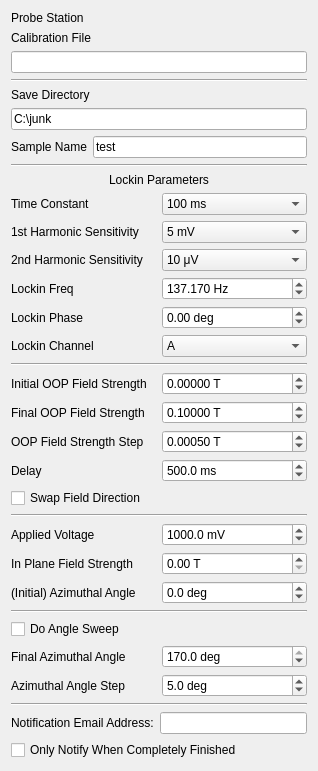
<?xml version="1.0" encoding="UTF-8"?>
<ui version="4.0">
 <class>Form</class>
 <widget class="QWidget" name="Form">
  <property name="geometry">
   <rect>
    <x>0</x>
    <y>0</y>
    <width>318</width>
    <height>728</height>
   </rect>
  </property>
  <property name="windowTitle">
   <string>Form</string>
  </property>
  <layout class="QVBoxLayout" name="verticalLayout">
   <item>
      <layout class="QGridLayout" name="station_params">
       <item row="0" column="0">
        <widget class="QLabel" name="label_12">
         <property name="enabled">
          <bool>true</bool>
         </property>
         <property name="text">
          <string>Probe Station</string>
         </property>
        </widget>
       </item>
       <item row="0" column="1">
        <widget class="QLabel" name="station_name">
         <property name="enabled">
          <bool>true</bool>
         </property>
        </widget>
       </item>
       <item row="2" column="0" colspan="2">
        <widget class="QLineEdit" name="calib_file"/>
       </item>
       <item row="1" column="0">
        <widget class="QLabel" name="label_12">
         <property name="enabled">
          <bool>true</bool>
         </property>
         <property name="text">
          <string>Calibration File</string>
         </property>
        </widget>
       </item>
      </layout>
     </item>
   <item>
    <widget class="Line" name="line">
     <property name="orientation">
      <enum>Qt::Horizontal</enum>
     </property>
    </widget>
   </item>
   <item>
    <layout class="QGridLayout" name="save_params">
     <item row="2" column="0">
      <widget class="QLabel" name="label_12">
       <property name="enabled">
        <bool>true</bool>
       </property>
       <property name="text">
        <string>Sample Name</string>
       </property>
      </widget>
     </item>
     <item row="1" column="0" colspan="2">
      <widget class="QLineEdit" name="save_dir">
       <property name="text">
        <string>C:\junk</string>
       </property>
       <property name="placeholderText">
        <string>C:\Users\</string>
       </property>
      </widget>
     </item>
     <item row="2" column="1">
      <widget class="QLineEdit" name="sample_name">
       <property name="text">
        <string>test</string>
       </property>
       <property name="placeholderText">
        <string>test</string>
       </property>
      </widget>
     </item>
     <item row="0" column="0" colspan="2">
      <widget class="QLabel" name="label_8">
       <property name="text">
        <string>Save Directory</string>
       </property>
      </widget>
     </item>
    </layout>
   </item>
   <item>
    <widget class="Line" name="line_3">
     <property name="orientation">
      <enum>Qt::Horizontal</enum>
     </property>
    </widget>
   </item>
   <item>
    <layout class="QGridLayout" name="lockin_params">
     <item row="0" column="0" colspan="2">
      <widget class="QLabel" name="label_7">
       <property name="text">
        <string>Lockin Parameters</string>
       </property>
       <property name="alignment">
        <set>Qt::AlignCenter</set>
       </property>
      </widget>
     </item>

     <item row="4" column="1">
      <widget class="QDoubleSpinBox" name="lockin_freq">
       <property name="suffix">
        <string> Hz</string>
       </property>
       <property name="decimals">
        <number>3</number>
       </property>
       <property name="maximum">
        <double>10000.000000000000000</double>
       </property>
       <property name="value">
        <double>137.1700000000000000</double>
       </property>
       <property name="singleStep">
        <double>0.00100000000000</double>
       </property>
      </widget>
     </item>
     <item row="5" column="0">
      <widget class="QLabel" name="label_13">
       <property name="text">
        <string>Lockin Phase</string>
       </property>
      </widget>
     </item>
     <item row="5" column="1">
      <widget class="QDoubleSpinBox" name="lockin_phase">
       <property name="suffix">
        <string> deg</string>
       </property>
       <property name="decimals">
        <number>2</number>
       </property>
       <property name="maximum">
        <double>360.000000000000000</double>
       </property>
       <property name="minimum">
        <double>-360.000000000000000</double>
       </property>
       <property name="value">
        <double>0.00000000000000</double>
       </property>
       <property name="singleStep">
        <double>0.00100000000000</double>
       </property>
      </widget>
     </item>
     <item row="4" column="0">
      <widget class="QLabel" name="label_13">
       <property name="text">
        <string>Lockin Freq</string>
       </property>
      </widget>
     </item>
    <item row="6" column="0">
      <widget class="QLabel" name="label_13">
       <property name="text">
        <string>Lockin Channel</string>
       </property>
      </widget>
     </item>
      <item row="6" column="1">
      <widget class="QComboBox" name="lockin_channel">
       <property name="editable">
        <bool>false</bool>
       </property>
       <property name="currentIndex">
        <number>0</number>
       </property>
       <item>
        <property name="text">
         <string>A</string>
        </property>
       </item>
       <item>
        <property name="text">
         <string>A-B</string>
        </property>
       </item>
      </widget>
     </item>
     <item row="3" column="0">
      <widget class="QLabel" name="label_11">
       <property name="text">
        <string>2nd Harmonic Sensitivity</string>
       </property>
      </widget>
     </item>
     <item row="2" column="1">
      <widget class="QComboBox" name="sensitivity1">
       <property name="editable">
        <bool>false</bool>
       </property>
       <property name="currentIndex">
        <number>20</number>
       </property>
       <item>
        <property name="text">
         <string>0 V</string>
        </property>
       </item>
       <item>
        <property name="text">
         <string>2 nV</string>
        </property>
       </item>
       <item>
        <property name="text">
         <string>5 nV</string>
        </property>
       </item>
       <item>
        <property name="text">
         <string>10 nV</string>
        </property>
       </item>
       <item>
        <property name="text">
         <string>20 nV</string>
        </property>
       </item>
       <item>
        <property name="text">
         <string>50 nV</string>
        </property>
       </item>
       <item>
        <property name="text">
         <string>100 nV</string>
        </property>
       </item>
       <item>
        <property name="text">
         <string>200 nV</string>
        </property>
       </item>
       <item>
        <property name="text">
         <string>500 nV</string>
        </property>
       </item>
       <item>
        <property name="text">
         <string>1 μV</string>
        </property>
       </item>
       <item>
        <property name="text">
         <string>2 μV</string>
        </property>
       </item>
       <item>
        <property name="text">
         <string>5 μV</string>
        </property>
       </item>
       <item>
        <property name="text">
         <string>10 μV</string>
        </property>
       </item>
       <item>
        <property name="text">
         <string>20 μV</string>
        </property>
       </item>
       <item>
        <property name="text">
         <string>50 μV</string>
        </property>
       </item>
       <item>
        <property name="text">
         <string>100 μV</string>
        </property>
       </item>
       <item>
        <property name="text">
         <string>200 μV</string>
        </property>
       </item>
       <item>
        <property name="text">
         <string>500 μV</string>
        </property>
       </item>
       <item>
        <property name="text">
         <string>1 mV</string>
        </property>
       </item>
       <item>
        <property name="text">
         <string>2 mV</string>
        </property>
       </item>
       <item>
        <property name="text">
         <string>5 mV</string>
        </property>
       </item>
       <item>
        <property name="text">
         <string>10 mV</string>
        </property>
       </item>
       <item>
        <property name="text">
         <string>20 mV</string>
        </property>
       </item>
       <item>
        <property name="text">
         <string>50 mV</string>
        </property>
       </item>
       <item>
        <property name="text">
         <string>100 mV</string>
        </property>
       </item>
       <item>
        <property name="text">
         <string>200 mV</string>
        </property>
       </item>
       <item>
        <property name="text">
         <string>500 mV</string>
        </property>
       </item>
       <item>
        <property name="text">
         <string>1 V</string>
        </property>
       </item>
      </widget>
     </item>
     <item row="2" column="0">
      <widget class="QLabel" name="label_2">
       <property name="text">
        <string>1st Harmonic Sensitivity</string>
       </property>
      </widget>
     </item>
     <item row="1" column="0">
      <widget class="QLabel" name="label_3">
       <property name="text">
        <string>Time Constant</string>
       </property>
      </widget>
     </item>
     <item row="1" column="1">
      <widget class="QComboBox" name="time_constant">
       <property name="currentText">
        <string>100 ms</string>
       </property>
       <property name="currentIndex">
        <number>11</number>
       </property>
       <item>
        <property name="text">
         <string>10 μs</string>
        </property>
       </item>
       <item>
        <property name="text">
         <string>20 μs</string>
        </property>
       </item>
       <item>
        <property name="text">
         <string>40 μs</string>
        </property>
       </item>
       <item>
        <property name="text">
         <string>80 μs</string>
        </property>
       </item>
       <item>
        <property name="text">
         <string>160 μs</string>
        </property>
       </item>
       <item>
        <property name="text">
         <string>320 μs</string>
        </property>
       </item>
       <item>
        <property name="text">
         <string>640 μs</string>
        </property>
       </item>
       <item>
        <property name="text">
         <string>5 ms</string>
        </property>
       </item>
       <item>
        <property name="text">
         <string>10 ms</string>
        </property>
       </item>
       <item>
        <property name="text">
         <string>20 ms</string>
        </property>
       </item>
       <item>
        <property name="text">
         <string>50 ms</string>
        </property>
       </item>
       <item>
        <property name="text">
         <string>100 ms</string>
        </property>
       </item>
       <item>
        <property name="text">
         <string>200 ms</string>
        </property>
       </item>
       <item>
        <property name="text">
         <string>500 ms</string>
        </property>
       </item>
       <item>
        <property name="text">
         <string>1 s</string>
        </property>
       </item>
       <item>
        <property name="text">
         <string>2 s</string>
        </property>
       </item>
       <item>
        <property name="text">
         <string>5 s</string>
        </property>
       </item>
       <item>
        <property name="text">
         <string>10 s</string>
        </property>
       </item>
       <item>
        <property name="text">
         <string>20 s</string>
        </property>
       </item>
       <item>
        <property name="text">
         <string>50 s</string>
        </property>
       </item>
       <item>
        <property name="text">
         <string>100 s</string>
        </property>
       </item>
       <item>
        <property name="text">
         <string>200 s</string>
        </property>
       </item>
       <item>
        <property name="text">
         <string>500 s</string>
        </property>
       </item>
       <item>
        <property name="text">
         <string>1 ks</string>
        </property>
       </item>
       <item>
        <property name="text">
         <string>2 ks</string>
        </property>
       </item>
       <item>
        <property name="text">
         <string>5 ks</string>
        </property>
       </item>
       <item>
        <property name="text">
         <string>10 ks</string>
        </property>
       </item>
       <item>
        <property name="text">
         <string>20 ks</string>
        </property>
       </item>
       <item>
        <property name="text">
         <string>50 ks</string>
        </property>
       </item>
      </widget>
     </item>
     <item row="3" column="1">
      <widget class="QComboBox" name="sensitivity2">
       <property name="currentIndex">
        <number>12</number>
       </property>
       <item>
        <property name="text">
         <string>0 V</string>
        </property>
       </item>
       <item>
        <property name="text">
         <string>2 nV</string>
        </property>
       </item>
       <item>
        <property name="text">
         <string>5 nV</string>
        </property>
       </item>
       <item>
        <property name="text">
         <string>10 nV</string>
        </property>
       </item>
       <item>
        <property name="text">
         <string>20 nV</string>
        </property>
       </item>
       <item>
        <property name="text">
         <string>50 nV</string>
        </property>
       </item>
       <item>
        <property name="text">
         <string>100 nV</string>
        </property>
       </item>
       <item>
        <property name="text">
         <string>200 nV</string>
        </property>
       </item>
       <item>
        <property name="text">
         <string>500 nV</string>
        </property>
       </item>
       <item>
        <property name="text">
         <string>1 μV</string>
        </property>
       </item>
       <item>
        <property name="text">
         <string>2 μV</string>
        </property>
       </item>
       <item>
        <property name="text">
         <string>5 μV</string>
        </property>
       </item>
       <item>
        <property name="text">
         <string>10 μV</string>
        </property>
       </item>
       <item>
        <property name="text">
         <string>20 μV</string>
        </property>
       </item>
       <item>
        <property name="text">
         <string>50 μV</string>
        </property>
       </item>
       <item>
        <property name="text">
         <string>100 μV</string>
        </property>
       </item>
       <item>
        <property name="text">
         <string>200 μV</string>
        </property>
       </item>
       <item>
        <property name="text">
         <string>500 μV</string>
        </property>
       </item>
       <item>
        <property name="text">
         <string>1 mV</string>
        </property>
       </item>
       <item>
        <property name="text">
         <string>2 mV</string>
        </property>
       </item>
       <item>
        <property name="text">
         <string>5 mV</string>
        </property>
       </item>
       <item>
        <property name="text">
         <string>10 mV</string>
        </property>
       </item>
       <item>
        <property name="text">
         <string>20 mV</string>
        </property>
       </item>
       <item>
        <property name="text">
         <string>50 mV</string>
        </property>
       </item>
       <item>
        <property name="text">
         <string>100 mV</string>
        </property>
       </item>
       <item>
        <property name="text">
         <string>200 mV</string>
        </property>
       </item>
       <item>
        <property name="text">
         <string>500 mV</string>
        </property>
       </item>
       <item>
        <property name="text">
         <string>1 V</string>
        </property>
       </item>
      </widget>
     </item>
    </layout>
   </item>
   <item>
    <widget class="Line" name="line">
     <property name="orientation">
      <enum>Qt::Horizontal</enum>
     </property>
    </widget>
   </item>
   <item>
    <layout class="QGridLayout" name="initial_params">
     <item row="0" column="1">
      <widget class="QDoubleSpinBox" name="field_OOP_strength_start">
       <property name="suffix">
        <string> T</string>
       </property>
       <property name="decimals">
        <number>5</number>
       </property>
       <property name="minimum">
        <double>-0.270000000000000</double>
       </property>
       <property name="maximum">
        <double>0.270000000000000</double>
       </property>
       <property name="singleStep">
        <double>0.000010000000000</double>
       </property>
      </widget>
     </item>
     <item row="1" column="1">
      <widget class="QDoubleSpinBox" name="field_OOP_strength_end">
       <property name="suffix">
        <string> T</string>
       </property>
       <property name="decimals">
        <number>5</number>
       </property>
       <property name="minimum">
        <double>-0.300000000000000</double>
       </property>
       <property name="maximum">
        <double>0.300000000000000</double>
       </property>
       <property name="singleStep">
        <double>0.001000000000000</double>
       </property>
       <property name="value">
        <double>0.100000000000000</double>
       </property>
      </widget>
     </item>
     <item row="0" column="0">
      <widget class="QLabel" name="label_14">
       <property name="text">
        <string>Initial OOP Field Strength</string>
       </property>
      </widget>
     </item>
     <item row="2" column="0">
      <widget class="QLabel" name="label_9">
       <property name="text">
        <string>OOP Field Strength Step</string>
       </property>
      </widget>
     </item>
     <item row="1" column="0">
      <widget class="QLabel" name="label_19">
       <property name="text">
        <string>Final OOP Field Strength</string>
       </property>
      </widget>
     </item>
     <item row="3" column="0">
      <widget class="QLabel" name="label_15">
       <property name="text">
        <string>Delay</string>
       </property>
      </widget>
     </item>
     <item row="3" column="1">
      <widget class="QDoubleSpinBox" name="delay">
       <property name="suffix">
        <string> ms</string>
       </property>
       <property name="decimals">
        <number>1</number>
       </property>
       <property name="maximum">
        <double>20000.000000000000000</double>
       </property>
       <property name="value">
        <double>500.000000000000000</double>
       </property>
      </widget>
     </item>
     <item row="2" column="1">
      <widget class="QDoubleSpinBox" name="field_OOP_strength_step">
       <property name="suffix">
        <string> T</string>
       </property>
       <property name="decimals">
        <number>5</number>
       </property>
       <property name="minimum">
        <double>0.000000000000000</double>
       </property>
       <property name="maximum">
        <double>0.270000000000000</double>
       </property>
       <property name="singleStep">
        <double>0.000010000000000</double>
       </property>
       <property name="value">
        <double>0.000500000000000</double>
       </property>
      </widget>
     </item>
    </layout>
   </item>
   <item>
    <widget class="QCheckBox" name="field_swap">
     <property name="text">
      <string>Swap Field Direction</string>
     </property>
    </widget>
   </item>
   <item>
    <widget class="Line" name="line_4">
     <property name="orientation">
      <enum>Qt::Horizontal</enum>
     </property>
    </widget>
   </item>
   <item>
    <layout class="QGridLayout" name="gridLayout">
     <item row="1" column="0">
      <widget class="QLabel" name="label_10">
       <property name="text">
        <string>In Plane Field Strength</string>
       </property>
      </widget>
     </item>
     <item row="1" column="1">
      <widget class="QDoubleSpinBox" name="field_IP_strength">
       <property name="decimals">
        <number>2</number>
       </property>
       <property name="suffix">
        <string> T</string>
       </property>
       <property name="maximum">
        <double>0.200000000000000</double>
       </property>
       <property name="singleStep">
        <double>0.001000000000</double>
       </property>
      </widget>
     </item>
     <item row="2" column="1">
      <widget class="QDoubleSpinBox" name="azimuth_start">
       <property name="suffix">
        <string> deg</string>
       </property>
       <property name="decimals">
        <number>1</number>
       </property>
       <property name="maximum">
        <double>170.000000000000000</double>
       </property>
       <property name="singleStep">
        <double>0.500000000000000</double>
       </property>
       <property name="minimum">
        <double>-170.000000000000000</double>
       </property>
      </widget>
     </item>
     <item row="0" column="0">
      <widget class="QLabel" name="label">
       <property name="text">
        <string>Applied Voltage</string>
       </property>
      </widget>
     </item>
     <item row="0" column="1">
      <widget class="QDoubleSpinBox" name="applied_voltage">
       <property name="suffix">
        <string> mV</string>
       </property>
       <property name="decimals">
        <number>1</number>
       </property>
       <property name="maximum">
        <double>5000.000000000000000</double>
       </property>
       <property name="singleStep">
        <double>0.100000000000000</double>
       </property>
       <property name="value">
        <double>1000.000000000000000</double>
       </property>
      </widget>
     </item>
     <item row="2" column="0">
      <widget class="QLabel" name="label_4">
       <property name="text">
        <string>(Initial) Azimuthal Angle</string>
       </property>
      </widget>
     </item>
    </layout>
   </item>
   <item>
    <widget class="Line" name="line_2">
     <property name="orientation">
      <enum>Qt::Horizontal</enum>
     </property>
    </widget>
   </item>
   <item>
    <layout class="QGridLayout" name="gridLayout_2">
     <item row="0" column="0" colspan="2">
      <widget class="QCheckBox" name="do_azimuth_sweep">
       <property name="text">
        <string>Do Angle Sweep</string>
       </property>
       <property name="tristate">
        <bool>false</bool>
       </property>
      </widget>
     </item>
     <item row="1" column="0">
      <widget class="QLabel" name="label_5">
       <property name="text">
        <string>Final Azimuthal Angle</string>
       </property>
      </widget>
     </item>
     <item row="2" column="0">
      <widget class="QLabel" name="label_6">
       <property name="text">
        <string>Azimuthal Angle Step</string>
       </property>
      </widget>
     </item>
     <item row="1" column="1">
      <widget class="QDoubleSpinBox" name="azimuth_end">
       <property name="suffix">
        <string> deg</string>
       </property>
       <property name="decimals">
        <number>1</number>
       </property>
       <property name="maximum">
        <double>170.000000000000000</double>
       </property>
       <property name="singleStep">
        <double>0.500000000000000</double>
       </property>
       <property name="minimum">
        <double>-170.000000000000000</double>
       </property>
       <property name="value">
        <double>170.000000000000000</double>
       </property>
      </widget>
     </item>
     <item row="2" column="1">
      <widget class="QDoubleSpinBox" name="azimuth_step">
       <property name="suffix">
        <string> deg</string>
       </property>
       <property name="decimals">
        <number>1</number>
       </property>
       <property name="maximum">
        <double>170.000000000000000</double>
       </property>
       <property name="singleStep">
        <double>0.500000000000000</double>
       </property>
       <property name="minimum">
        <double>-170.000000000000000</double>
       </property>
       <property name="value">
        <double>5.000000000000000</double>
       </property>
      </widget>
     </item>
    </layout>
   </item>
   <item>
    <widget class="Line" name="line_5">
     <property name="orientation">
      <enum>Qt::Horizontal</enum>
     </property>
    </widget>
   </item>
   <item>
    <layout class="QHBoxLayout" name="horizontalLayout">
     <item>
      <widget class="QLabel" name="label_13">
       <property name="text">
        <string>Notification Email Address:</string>
       </property>
      </widget>
     </item>
     <item>
      <widget class="QLineEdit" name="notify_email"/>
     </item>
    </layout>
   </item>
   <item>
    <widget class="QCheckBox" name="notify_at_end">
     <property name="text">
      <string>Only Notify When Completely Finished</string>
     </property>
    </widget>
   </item>
  </layout>
 </widget>
 <resources/>
 <connections/>
</ui>
